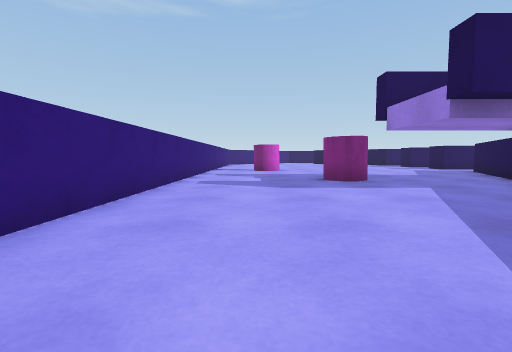
view 1 (above)

24 first-person views from a walk through a 3-D level made in the Unity game engine. The camera is 0.55 m above the floor, tilts 4° down and sees 85° across. The floor is counted in squares, 1 m on a side. Each view is taken from the middle of a square. On the plan, view 1 faces up. The plan holds only what a view shows up to about 9 squares ahead; the rest is blank. Surface patterns are stand-ins for the level's own textures.

view 2
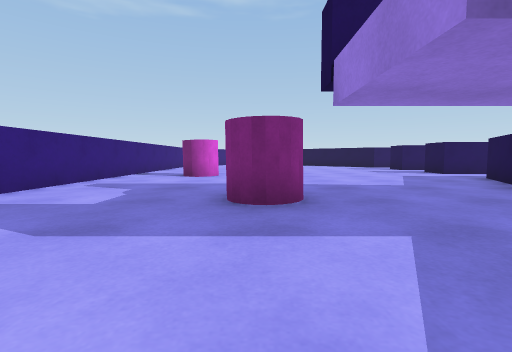

view 3
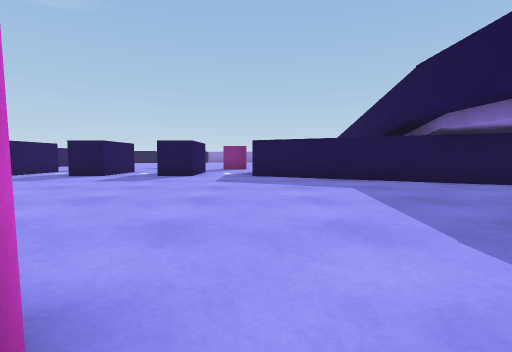

view 4
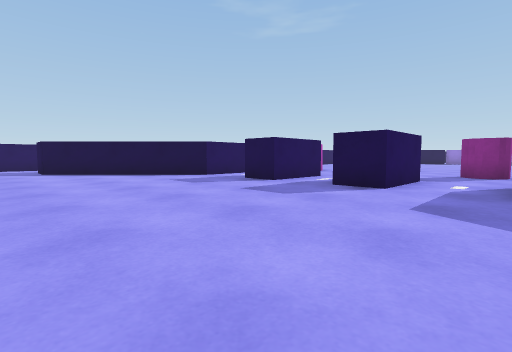

view 5
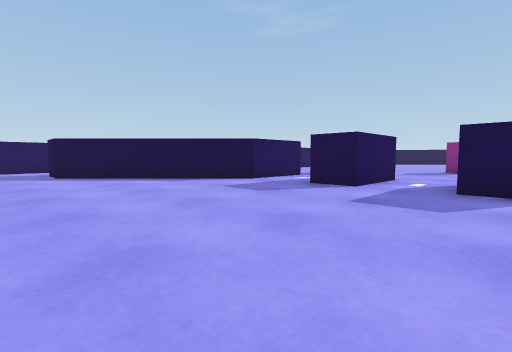

view 6
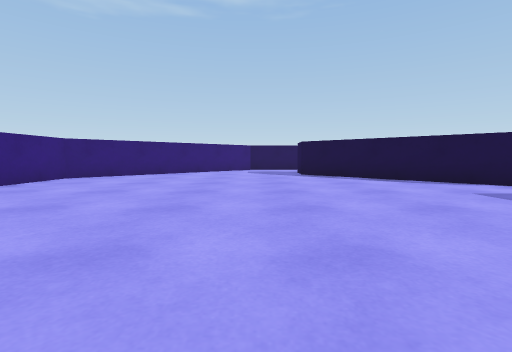

view 7
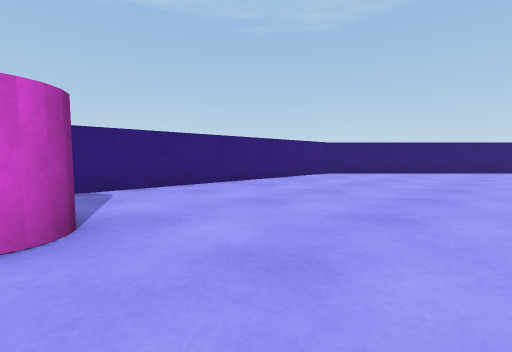

view 8
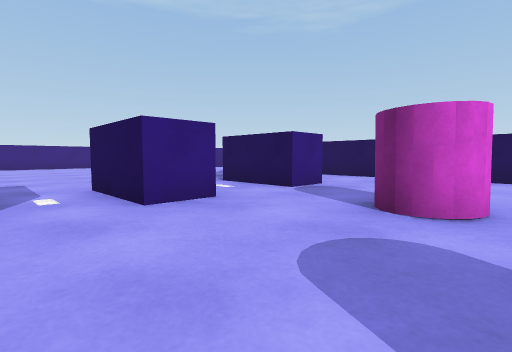

view 9
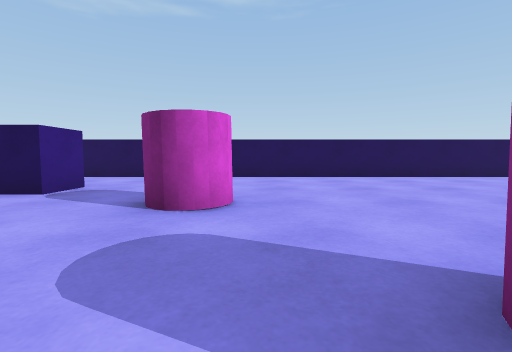

view 10
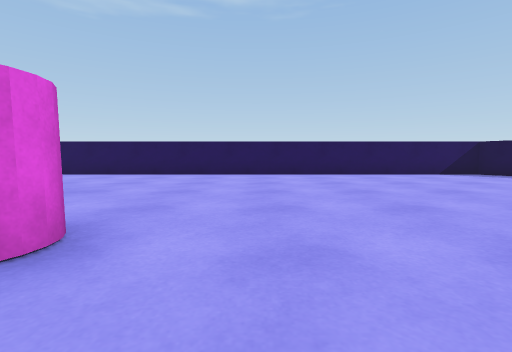

view 11
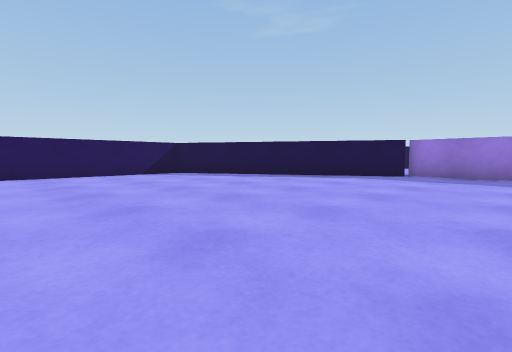

view 12
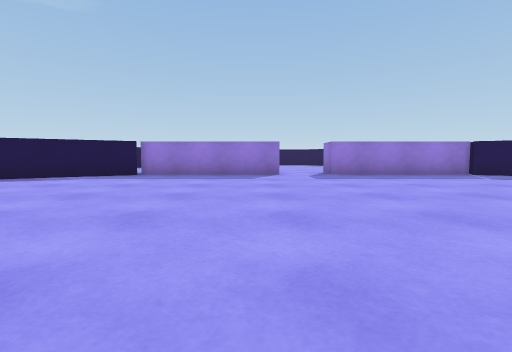

view 13
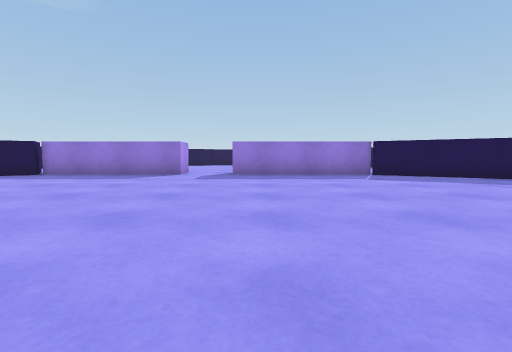

view 14
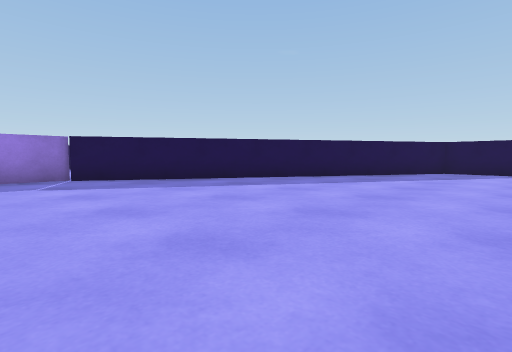

view 15
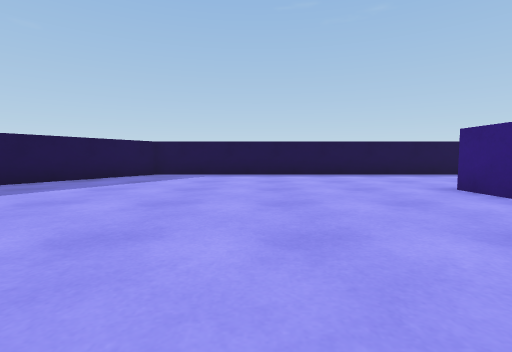

view 16
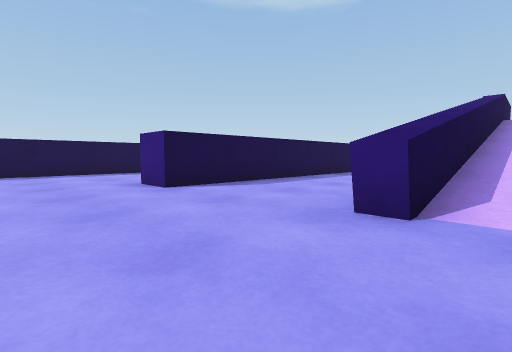

view 17
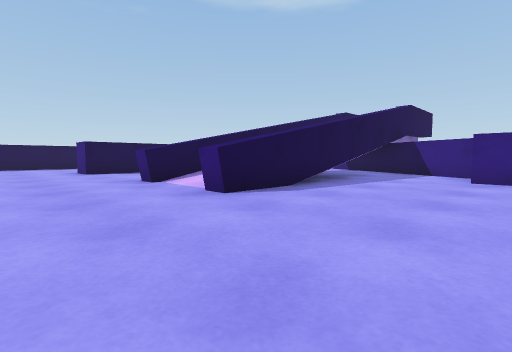

view 18
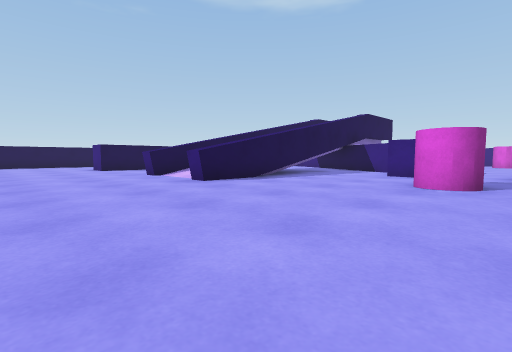

view 19
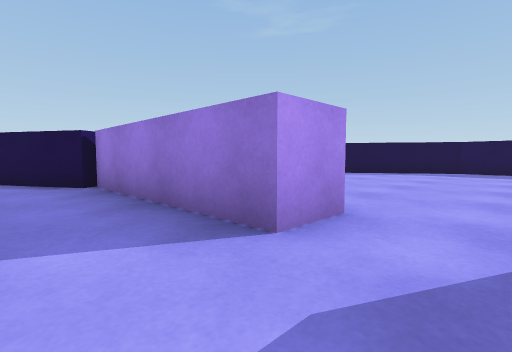

view 20
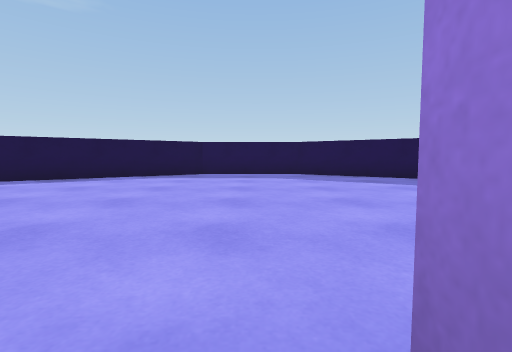

view 21
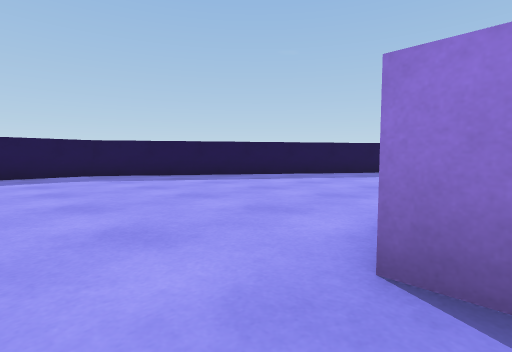

view 22
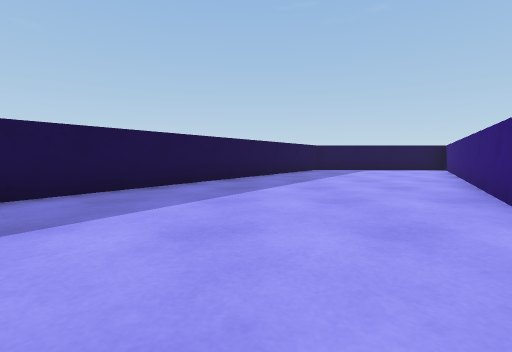

view 23
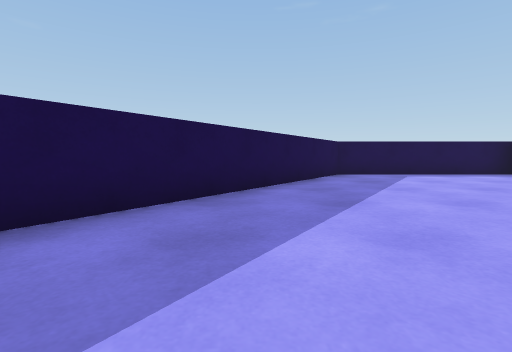

view 24
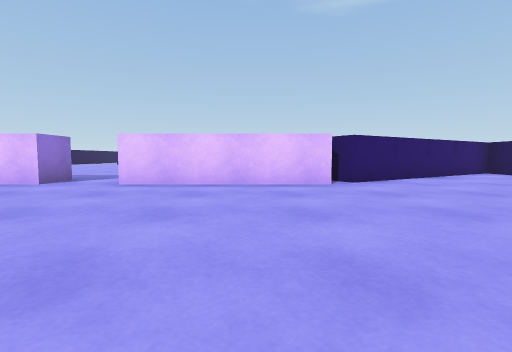

### Floor plan
Points are (right, up) in squares from view 1. A wall is a line through its corners. A room is listed if a view was taken in it or the views show most of it. See-through windows are left out.
Room 1 (views 1, 2, 3, 4, 5, 6, 7, 8, 9, 10, 11, 12, 13, 14, 15, 16, 17, 18, 19, 20, 21)
walls: (8.4, 9) (7.3, 6.9); (8.5, 6.7) (14.5, 6.7) (14.5, 6.1); (7.2, 4.3) (14.5, 4.3) (14.5, 3.8); (8, 17) (4.4, 20.5) (4.4, 21.5); (5.3, 5.1) (7.9, 10.1); (8.8, 0.4) (14.7, 0.4) (14.7, -0.6); (26.3, 14.5) (22.8, 20.5) (8.4, 20.5); (27.5, 10.3) (26.5, 10.3) (26.5, 14.5); (11.8, -4.5) (21, -4.5) (26.3, 4.5); (26.5, 4.5) (26.5, 8.7) (27.5, 8.7); (4.4, 23.5) (3.5, 23.5); (2.5, 23.3) (-1.8, 19) (-1.8, 1.9)
ways out: opening at (27, 9.5) to room 2
objects: cylinder (0, 11) to (1, 11); cylinder (2, 6) to (2, 7); block (8, 12) to (10, 13); block (8, 15) to (10, 15); block (9, 9) to (10, 10); block (9, 17) to (10, 18); cylinder (12, 11); cylinder (12, 16) to (12, 17); cylinder (14, 13) to (15, 14)
Room 2 (views 22, 23, 24)
walls: (27.5, 8.7) (27.5, 7.9); (27.2, 4) (23.6, -2); (26.3, 4.5) (27, 4.1); (27.5, 14.5) (27.5, 10.3); (24.9, 20.5) (23.9, 20.5) (27.2, 15) (26.3, 14.5); (22.1, -4.5) (27.5, -4.5) (35.7, 7.7) (35.7, 10.7) (33.1, 14.6)
ways out: opening at (27, 9.5) to room 1

Positions as (right, up) in squares from view 1, and headings:
1: (0, 0), facing up
2: (2, 3), facing up
3: (0, 10), facing right
4: (3, 10), facing up-right
5: (3, 12), facing up-right
6: (3, 12), facing up
7: (3, 11), facing up-left
8: (13, 13), facing up-left
9: (13, 13), facing up
10: (16, 12), facing up
11: (18, 12), facing up-right
12: (18, 11), facing right
13: (18, 8), facing right
14: (19, 6), facing down-right
15: (18, 4), facing down
16: (17, 5), facing down-left
17: (17, 10), facing down-left
18: (18, 12), facing down-left
19: (25, 9), facing up-right
20: (27, 9), facing right
21: (27, 10), facing down-right
22: (30, 7), facing down
23: (30, 4), facing down
24: (33, 13), facing left
